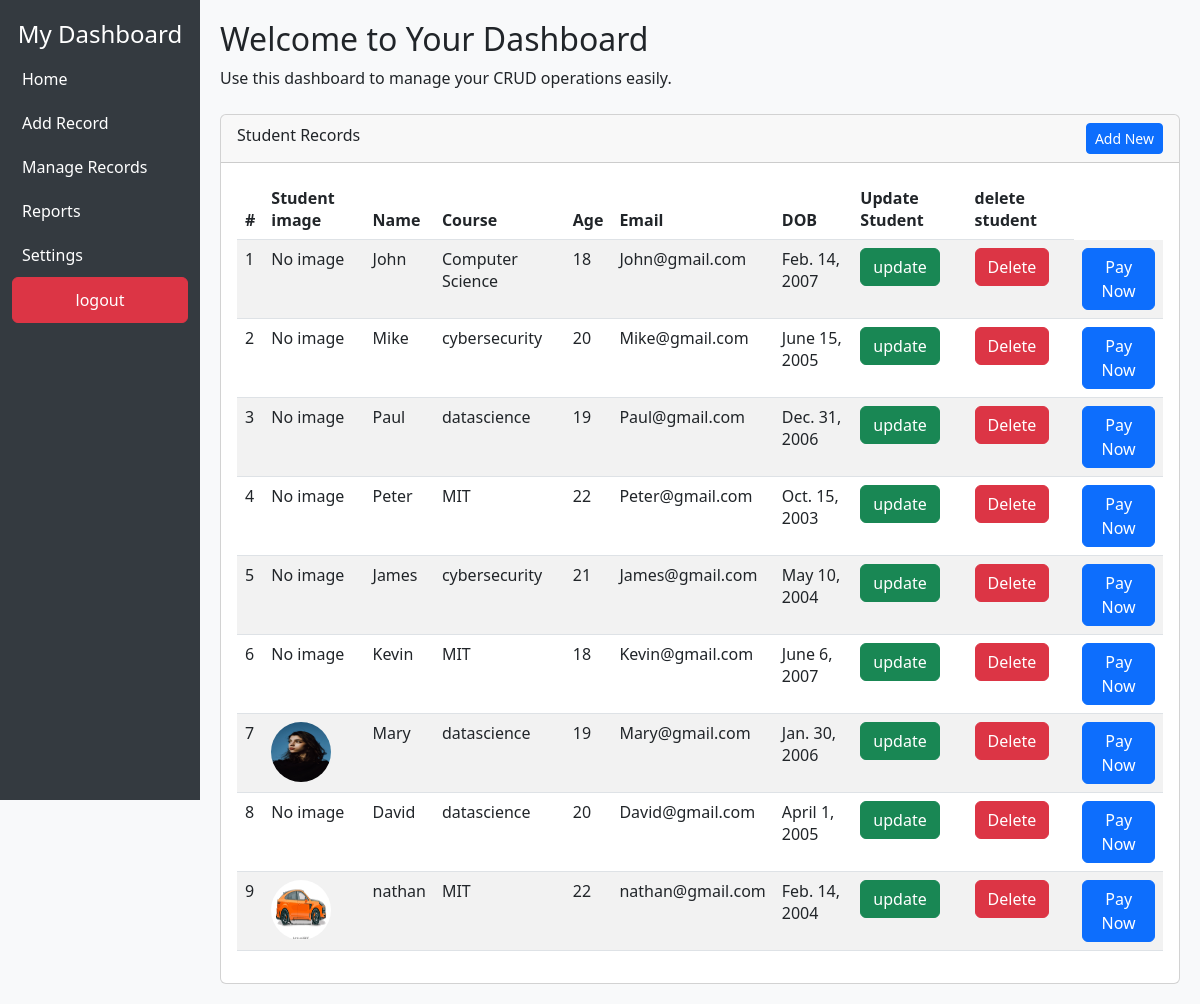
Page /index/ (signed in) on the committed database.
### Admin/models.py (models this page shows, shortened)
class Student(models.Model):
    image = models.ImageField(upload_to='students/',null=True,blank=True)
    name =models.CharField(max_length=20)
    course =models.CharField(max_length=20)
    age =models.IntegerField()
    email =models.EmailField(null=True, blank=True )
    date =models.DateField(null=True, blank=True)

### Admin/views.py (the view)
# urls.py: path('index/', views.index, name='index'),
@login_required
def index(request):
    students = Student.objects.all()
    return render(request, 'index.html',{'students': students})

### Admin/templates/index.html (shortened to what this page needs)
{% load static %}
<html lang="en">
<head>
    <link
      href="https://cdn.jsdelivr.net/npm/bootstrap@5.3.0/dist/css/bootstrap.min.css"
      rel="stylesheet"
    >
    <link rel="stylesheet" href="{% static 'css/main.css'%}">
</head>
<body>
<div class="container-fluid">
    <div class="row">
        <div class="col-md-3 col-lg-2 sidebar">
            <h4 class="text-center">My Dashboard</h4>
            <a href="#">Home</a>
            <a href="{% url 'add_record' %}">Add Record</a>
            <a href="#">Manage Records</a>
            <a href="#">Reports</a>
            <a href="#">Settings</a>
            {% if user.is_authenticated %}
            <a href="{% url 'logout' %}" class="btn btn-danger">logout</a>
            {% else %}
            <a href="" class="btn btn-primary">login</a>
            {% endif %}
        </div>
        <div class="col-md-9 col-lg-10 content">
            <h2>Welcome to Your Dashboard</h2>
            <p>Use this dashboard to manage your CRUD operations easily.</p>
            <div class="card mt-4">
                <div class="card-header">
                    Student Records
                    <a href="{% url 'add_record' %}" class="btn btn-primary btn-sm float-end">Add New</a>
                </div>
                <div class="card-body">
                    <table class="table table-striped">
                        <thead>
                        <tr>
                            <th>#</th>
                            <th>Student image</th>
                            <th>Name</th>
                            <th>Course</th>
                            <th>Age</th>
                            <th>Email</th>
                            <th>DOB</th>
                            <th>Update Student</th>
                            <th> delete student</th>
                        </tr>
                        </thead>
                        <tbody>
                        {% for student in students %}
                            <tr>
                                <td>{{ forloop.counter }}</td>
                                <td>
                                    {% if student.image %}
                                    <img src="{{ student.image.url }}" width="60" height="60"  style="border-radius:50px;" alt="Student Image">
                                    {% else %}
                                    No image
                                    {% endif %}
                                </td>
                                <td>{{ student.name }}</td>
                                <td>{{ student.course }}</td>
                                <td>{{ student.age }}</td>
                                <td>{{ student.email }}</td>
                                <td>{{ student.date }}</td>
                                <td><a href="{% url 'update_record' student.id %}" class="btn btn-success">update</a></td>
                                <td>
    <form action="{% url 'delete_record' student.id %}" method="POST"
          onsubmit="return confirm('Are you sure you want to delete {{ student.name }}?');">
        <button type="submit" class="btn btn-danger ">
            Delete
        </button>
    </form>
</td>
                                <td><a href="{% url 'payment' student.id %}" class="btn btn-primary">Pay Now</a></td>
                            </tr>
                        {% endfor %}
                        </tbody>
                    </table>
                </div>
            </div>
        </div>
    </div>
</div>
</body>
</html>

### static/css/main.css (style rules this page uses)
body { background-color: #f8f9fa; }
.sidebar { height: 100vh; background-color: #343a40; color: white; padding-top: 20px; }
.sidebar a { color: white; text-decoration: none; display: block; padding: 10px; }
.content { padding: 20px; }

### rows in the picture
Student: shows "No image", name "John", course "Computer Science", age "18", email "John@gmail.com", date "Feb. 14, 2007"
Student: shows "No image", name "Mike", course "cybersecurity", age "20", email "Mike@gmail.com", date "June 15, 2005"
Student: shows "No image", name "Paul", course "datascience", age "19", email "Paul@gmail.com", date "Dec. 31, 2006"
Student: shows "No image", name "Peter", course "MIT", age "22", email "Peter@gmail.com", date "Oct. 15, 2003"
Student: shows "No image", name "James", course "cybersecurity", age "21", email "James@gmail.com", date "May 10, 2004"
Student: shows "No image", name "Kevin", course "MIT", age "18", email "Kevin@gmail.com", date "June 6, 2007"
Student: image (picture), name "Mary", course "datascience", age "19", email "Mary@gmail.com", date "Jan. 30, 2006"
Student: shows "No image", name "David", course "datascience", age "20", email "David@gmail.com", date "April 1, 2005"
Student: image (picture), name "nathan", course "MIT", age "22", email "nathan@gmail.com", date "Feb. 14, 2004"
